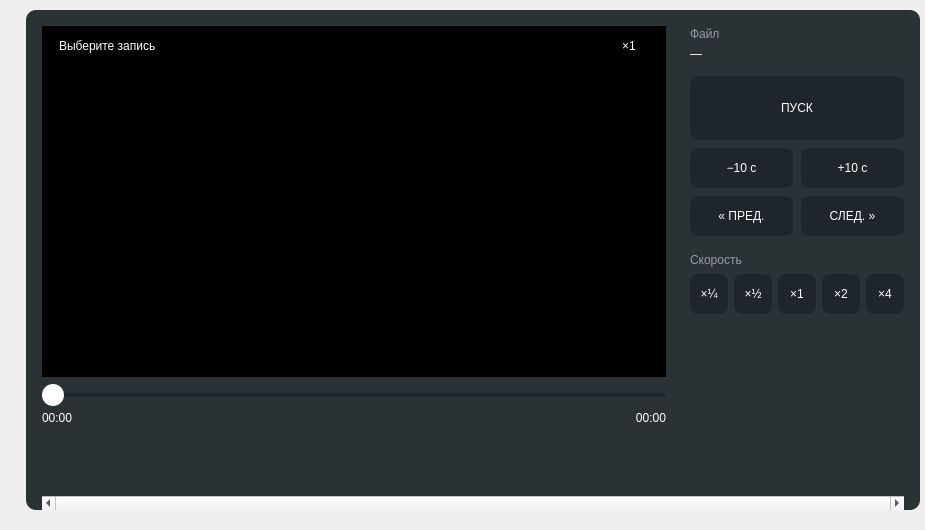
  <widget class="QFrame" name="frame_pageRecords">
   <property name="geometry">
    <rect>
     <x>0</x>
     <y>70</y>
     <width>925</width>
     <height>530</height>
    </rect>
   </property>
   <property name="styleSheet">
    <string notr="true">QFrame#frame_pageRecords { background: transparent; }</string>
   </property>
   <property name="frameShape">
    <enum>QFrame::NoFrame</enum>
   </property>
    <widget class="QFrame" name="frame_recPanel">
     <property name="geometry">
      <rect>
       <x>26</x>
       <y>10</y>
       <width>894</width>
       <height>500</height>
      </rect>
     </property>
     <property name="styleSheet">
      <string notr="true">QFrame#frame_recPanel { background: rgb(42,50,54); border-radius: 10px; }</string>
     </property>
     <property name="frameShape">
      <enum>QFrame::NoFrame</enum>
     </property>
    </widget>
    <widget class="QWidget" name="widget_player">
     <property name="geometry">
      <rect>
       <x>42</x>
       <y>26</y>
       <width>624</width>
       <height>351</height>
      </rect>
     </property>
     <property name="styleSheet">
      <string notr="true">QWidget#widget_player { background: rgb(0,0,0); }</string>
     </property>
    </widget>
    <widget class="QLabel" name="label_player">
     <property name="geometry">
      <rect>
       <x>50</x>
       <y>34</y>
       <width>380</width>
       <height>24</height>
      </rect>
     </property>
     <property name="styleSheet">
      <string notr="true">color: rgb(255,255,255); font: 13px &quot;Montserrat&quot;; background: rgba(0,0,0,140); border-radius: 4px; padding-left: 6px;</string>
     </property>
     <property name="text">
      <string>Выберите запись</string>
     </property>
    </widget>
    <widget class="QLabel" name="label_speedBadge">
     <property name="geometry">
      <rect>
       <x>600</x>
       <y>34</y>
       <width>58</width>
       <height>24</height>
      </rect>
     </property>
     <property name="styleSheet">
      <string notr="true">color: rgb(255,255,255); font: 13px &quot;Montserrat&quot;; background: rgba(0,0,0,140); border-radius: 4px; padding-left: 6px; padding-left: 0px;</string>
     </property>
     <property name="text">
      <string>×1</string>
     </property>
     <property name="alignment">
      <set>Qt::AlignCenter</set>
     </property>
    </widget>
    <widget class="QLabel" name="label_noStorage">
     <property name="geometry">
      <rect>
       <x>42</x>
       <y>160</y>
       <width>624</width>
       <height>80</height>
      </rect>
     </property>
     <property name="styleSheet">
      <string notr="true">color: rgb(255,255,255); font: 18px &quot;Montserrat&quot;; background: transparent;</string>
     </property>
     <property name="text">
      <string></string>
     </property>
     <property name="alignment">
      <set>Qt::AlignCenter</set>
     </property>
     <property name="wordWrap">
      <bool>true</bool>
     </property>
    </widget>
    <widget class="QSlider" name="slider_position">
     <property name="geometry">
      <rect>
       <x>42</x>
       <y>382</y>
       <width>624</width>
       <height>26</height>
      </rect>
     </property>
     <property name="styleSheet">
      <string notr="true">QSlider::groove:horizontal { height: 4px; background: rgb(31,38,43); border-radius: 2px; }
  QSlider::sub-page:horizontal { background: qlineargradient(x1:0, y1:0, x2:1, y2:0, stop:0 rgb(247,197,72), stop:1 rgb(240,128,52)); border-radius: 2px; }
  QSlider::handle:horizontal { background: rgb(255,255,255); width: 22px; height: 22px; margin: -9px 0; border-radius: 11px; }</string>
     </property>
     <property name="maximum">
      <number>1000</number>
     </property>
     <property name="orientation">
      <enum>Qt::Horizontal</enum>
     </property>
     <property name="focusPolicy">
      <enum>Qt::NoFocus</enum>
     </property>
    </widget>
    <widget class="QLabel" name="label_posTime">
     <property name="geometry">
      <rect>
       <x>42</x>
       <y>408</y>
       <width>120</width>
       <height>20</height>
      </rect>
     </property>
     <property name="styleSheet">
      <string notr="true">color: rgb(255,255,255); font: 13px &quot;Montserrat&quot;; background: transparent;</string>
     </property>
     <property name="text">
      <string>00:00</string>
     </property>
    </widget>
    <widget class="QLabel" name="label_clock">
     <property name="geometry">
      <rect>
       <x>274</x>
       <y>408</y>
       <width>160</width>
       <height>20</height>
      </rect>
     </property>
     <property name="styleSheet">
      <string notr="true">color: rgb(255,255,255); font: 13px &quot;Montserrat&quot;; background: transparent;</string>
     </property>
     <property name="text">
      <string></string>
     </property>
     <property name="alignment">
      <set>Qt::AlignCenter</set>
     </property>
    </widget>
    <widget class="QLabel" name="label_duration">
     <property name="geometry">
      <rect>
       <x>546</x>
       <y>408</y>
       <width>120</width>
       <height>20</height>
      </rect>
     </property>
     <property name="styleSheet">
      <string notr="true">color: rgb(255,255,255); font: 13px &quot;Montserrat&quot;; background: transparent;</string>
     </property>
     <property name="text">
      <string>00:00</string>
     </property>
     <property name="alignment">
      <set>Qt::AlignRight|Qt::AlignVCenter</set>
     </property>
    </widget>
    <widget class="QLabel" name="label_fileTitle">
     <property name="geometry">
      <rect>
       <x>690</x>
       <y>26</y>
       <width>214</width>
       <height>16</height>
      </rect>
     </property>
     <property name="styleSheet">
      <string notr="true">color: rgb(150,156,162); font: 12px &quot;Montserrat&quot;; background: transparent;</string>
     </property>
     <property name="text">
      <string>Файл</string>
     </property>
    </widget>
    <widget class="QLabel" name="label_fileName">
     <property name="geometry">
      <rect>
       <x>690</x>
       <y>44</y>
       <width>214</width>
       <height>20</height>
      </rect>
     </property>
     <property name="styleSheet">
      <string notr="true">color: rgb(255,255,255); font: 13px &quot;Montserrat&quot;; background: transparent;</string>
     </property>
     <property name="text">
      <string>—</string>
     </property>
    </widget>
    <widget class="QPushButton" name="pushButton_play">
     <property name="geometry">
      <rect>
       <x>690</x>
       <y>76</y>
       <width>214</width>
       <height>64</height>
      </rect>
     </property>
     <property name="styleSheet">
      <string notr="true">QPushButton { border:none; border-radius:8px; font: 600 14px &quot;Montserrat&quot;; color: rgb(255,255,255); background: rgb(31,38,43); }</string>
     </property>
     <property name="text">
      <string>ПУСК</string>
     </property>
     <property name="focusPolicy">
      <enum>Qt::NoFocus</enum>
     </property>
    </widget>
    <widget class="QPushButton" name="pushButton_back10">
     <property name="geometry">
      <rect>
       <x>690</x>
       <y>148</y>
       <width>103</width>
       <height>40</height>
      </rect>
     </property>
     <property name="styleSheet">
      <string notr="true">QPushButton { border:none; border-radius:8px; font: 600 14px &quot;Montserrat&quot;; color: rgb(255,255,255); background: rgb(31,38,43); }</string>
     </property>
     <property name="text">
      <string>−10 с</string>
     </property>
     <property name="focusPolicy">
      <enum>Qt::NoFocus</enum>
     </property>
    </widget>
    <widget class="QPushButton" name="pushButton_fwd10">
     <property name="geometry">
      <rect>
       <x>801</x>
       <y>148</y>
       <width>103</width>
       <height>40</height>
      </rect>
     </property>
     <property name="styleSheet">
      <string notr="true">QPushButton { border:none; border-radius:8px; font: 600 14px &quot;Montserrat&quot;; color: rgb(255,255,255); background: rgb(31,38,43); }</string>
     </property>
     <property name="text">
      <string>+10 с</string>
     </property>
     <property name="focusPolicy">
      <enum>Qt::NoFocus</enum>
     </property>
    </widget>
    <widget class="QPushButton" name="pushButton_prev">
     <property name="geometry">
      <rect>
       <x>690</x>
       <y>196</y>
       <width>103</width>
       <height>40</height>
      </rect>
     </property>
     <property name="styleSheet">
      <string notr="true">QPushButton { border:none; border-radius:8px; font: 600 14px &quot;Montserrat&quot;; color: rgb(255,255,255); background: rgb(31,38,43); }</string>
     </property>
     <property name="text">
      <string>« ПРЕД.</string>
     </property>
     <property name="focusPolicy">
      <enum>Qt::NoFocus</enum>
     </property>
    </widget>
    <widget class="QPushButton" name="pushButton_next">
     <property name="geometry">
      <rect>
       <x>801</x>
       <y>196</y>
       <width>103</width>
       <height>40</height>
      </rect>
     </property>
     <property name="styleSheet">
      <string notr="true">QPushButton { border:none; border-radius:8px; font: 600 14px &quot;Montserrat&quot;; color: rgb(255,255,255); background: rgb(31,38,43); }</string>
     </property>
     <property name="text">
      <string>СЛЕД. »</string>
     </property>
     <property name="focusPolicy">
      <enum>Qt::NoFocus</enum>
     </property>
    </widget>
    <widget class="QLabel" name="label_speedTitle">
     <property name="geometry">
      <rect>
       <x>690</x>
       <y>252</y>
       <width>214</width>
       <height>16</height>
      </rect>
     </property>
     <property name="styleSheet">
      <string notr="true">color: rgb(150,156,162); font: 12px &quot;Montserrat&quot;; background: transparent;</string>
     </property>
     <property name="text">
      <string>Скорость</string>
     </property>
    </widget>
    <widget class="QPushButton" name="pushButton_speed025">
     <property name="geometry">
      <rect>
       <x>690</x>
       <y>274</y>
       <width>38</width>
       <height>40</height>
      </rect>
     </property>
     <property name="styleSheet">
      <string notr="true">QPushButton { border:none; border-radius:8px; font: 600 14px &quot;Montserrat&quot;; color: rgb(255,255,255); background: rgb(31,38,43); }</string>
     </property>
     <property name="text">
      <string>×¼</string>
     </property>
     <property name="focusPolicy">
      <enum>Qt::NoFocus</enum>
     </property>
    </widget>
    <widget class="QPushButton" name="pushButton_speed050">
     <property name="geometry">
      <rect>
       <x>734</x>
       <y>274</y>
       <width>38</width>
       <height>40</height>
      </rect>
     </property>
     <property name="styleSheet">
      <string notr="true">QPushButton { border:none; border-radius:8px; font: 600 14px &quot;Montserrat&quot;; color: rgb(255,255,255); background: rgb(31,38,43); }</string>
     </property>
     <property name="text">
      <string>×½</string>
     </property>
     <property name="focusPolicy">
      <enum>Qt::NoFocus</enum>
     </property>
    </widget>
    <widget class="QPushButton" name="pushButton_speed100">
     <property name="geometry">
      <rect>
       <x>778</x>
       <y>274</y>
       <width>38</width>
       <height>40</height>
      </rect>
     </property>
     <property name="styleSheet">
      <string notr="true">QPushButton { border:none; border-radius:8px; font: 600 14px &quot;Montserrat&quot;; color: rgb(255,255,255); background: rgb(31,38,43); }</string>
     </property>
     <property name="text">
      <string>×1</string>
     </property>
     <property name="focusPolicy">
      <enum>Qt::NoFocus</enum>
     </property>
    </widget>
    <widget class="QPushButton" name="pushButton_speed200">
     <property name="geometry">
      <rect>
       <x>822</x>
       <y>274</y>
       <width>38</width>
       <height>40</height>
      </rect>
     </property>
     <property name="styleSheet">
      <string notr="true">QPushButton { border:none; border-radius:8px; font: 600 14px &quot;Montserrat&quot;; color: rgb(255,255,255); background: rgb(31,38,43); }</string>
     </property>
     <property name="text">
      <string>×2</string>
     </property>
     <property name="focusPolicy">
      <enum>Qt::NoFocus</enum>
     </property>
    </widget>
    <widget class="QPushButton" name="pushButton_speed400">
     <property name="geometry">
      <rect>
       <x>866</x>
       <y>274</y>
       <width>38</width>
       <height>40</height>
      </rect>
     </property>
     <property name="styleSheet">
      <string notr="true">QPushButton { border:none; border-radius:8px; font: 600 14px &quot;Montserrat&quot;; color: rgb(255,255,255); background: rgb(31,38,43); }</string>
     </property>
     <property name="text">
      <string>×4</string>
     </property>
     <property name="focusPolicy">
      <enum>Qt::NoFocus</enum>
     </property>
    </widget>
    <widget class="QListWidget" name="listWidget_records">
     <property name="geometry">
      <rect>
       <x>42</x>
       <y>430</y>
       <width>862</width>
       <height>80</height>
      </rect>
     </property>
     <property name="styleSheet">
      <string notr="true">QListWidget { background: transparent; border: none; outline: none; }
  QListWidget::item { background: rgb(20,25,31); color: rgb(255,255,255); font: 13px &quot;Montserrat&quot;; border-radius: 8px; margin: 3px; }
  QListWidget::item:selected { background: qlineargradient(x1:0, y1:0, x2:1, y2:1, stop:0 rgb(247,197,72), stop:1 rgb(240,128,52)); color: rgb(0,0,0); }
  QScrollBar:horizontal { height: 6px; background: transparent; margin: 0px; }
  QScrollBar::handle:horizontal { background: rgb(150,156,162); border-radius: 3px; min-width: 40px; }
  QScrollBar::add-line:horizontal, QScrollBar::sub-line:horizontal { width: 0px; }
  QScrollBar::add-page:horizontal, QScrollBar::sub-page:horizontal { background: none; }</string>
     </property>
     <property name="focusPolicy">
      <enum>Qt::NoFocus</enum>
     </property>
     <property name="horizontalScrollBarPolicy">
      <enum>Qt::ScrollBarAlwaysOn</enum>
     </property>
    </widget>
  </widget>
